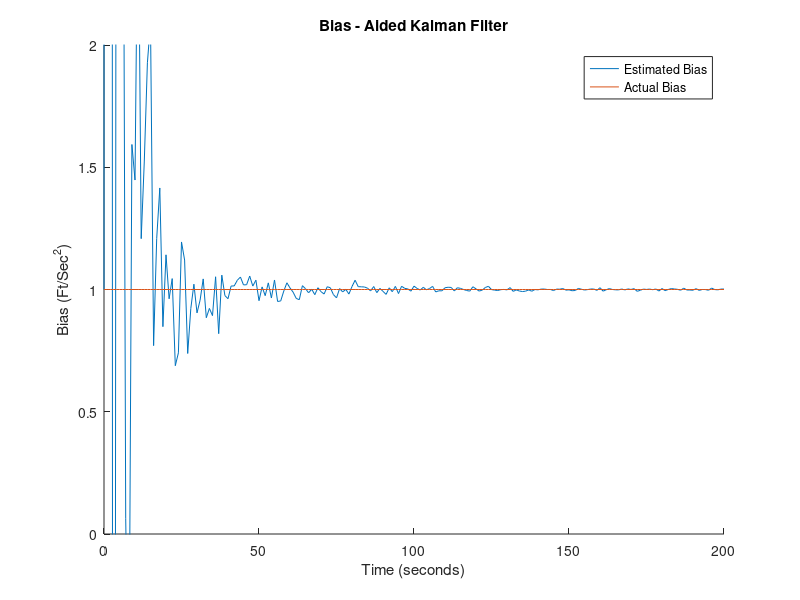

This figure's MATLAB source:
%{
Author: Shlok Sobti
Written for KCL Solutions

This script serves as an implementation of a 
Polynomial Kalman Filter to accomodate for sensor fusion,
as per the example in the book ?Fundamentals of 
Kalman Filtering: A Practical Approach? (Page 632 - 642).
%}

clear all;
close all;

% Initilize Matrices/Scalars
phi = 1; %Co-Variance
phi_s = 10; %From Experiments
T_s = 1; % Time Stamp
Q = phi_s * T_s; % Covariance Matrix
sigGPS = 50; % GPS Noise
R = sigGPS^2;
w = 0.1;
actualBias = 1;
bias_h = 1;
P = 1000000; % Initialize to High Value
x_lose = Inf;
i =1;
for t = 0:T_s:200
    if t>x_lose
        R = Inf;
    end
    H = 0.5*t^2;
    M = phi*P*phi' + Q;
    K = M*H'*inv(H*M*H' + R);
    P = (1-K*H)*M;
    x = [100*t - (20*cos(w*t)) + 20/w;
         100 + 20*sin(w*t);
         20*w*cos(w*t)]; % Actual State Vector
     
    % Measured GPS and INS
    z_GPS(1) = x(1) + normrnd(0,sigGPS);
    z_INS(1) = x(1) + 0.5*actualBias*t^2;
    
    z_delta = z_INS - z_GPS; 
    bias_h = bias_h + K*(z_delta - 0.5*bias_h*t^2); % Updated Bias
    bias_error = actualBias-bias_h;
    x_h = z_INS - 0.5*bias_h*t^2;
    
    errorPos(i) = x(1)-x_h(1);
    bias_plot(i) = bias_h(1);
    estimatedPos(i) = x_h(1);
    time(i) = t;
    i = i+1;
    
end

% Visualization
hold on;
plot(time, bias_plot, '-');
plot(time, actualBias*ones(length(time),1));
xlim([0 200])
ylim([0 2.0])
title('Bias - Aided Kalman Filter')
xlabel('Time (seconds)')
ylabel('Bias (Ft/Sec^2)')
legend('Estimated Bias', 'Actual Bias')
